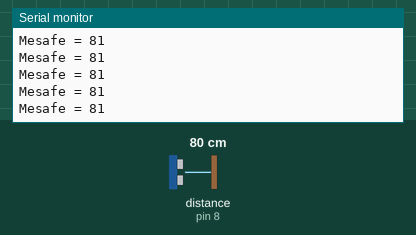
The sketch below on a simulated Arduino Uno, built with avr-gcc and run on an emulated ATmega328P. Shown: the last lines printed to the serial monitor. The test bench sets the inputs (shaded band); at power-on: distance to the obstacle (sensor on pin 8) 80 cm. The echo pulse lasts 58.3 µs per cm.

Above: at 1.2 s.
1.3 s: distance to the obstacle (sensor on pin 8) set to 2 cm
At 1.38 s:
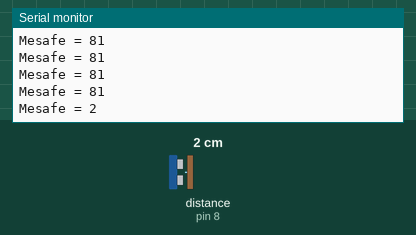
4.3 s: distance to the obstacle (sensor on pin 8) set to 4 cm
At 4.3 s:
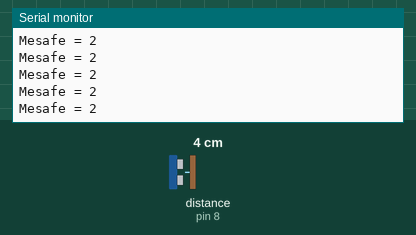
Timing chart, 0 to 7.3 s (numbered marks = the images above; inputs shaded):
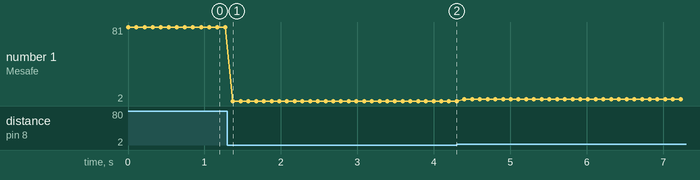

Measured:
- after the input at 1.3 s, the serial monitor: prints a new line after 0.07 s (image 1)
- plotted number 1: 81 → 2 after the input at 1.3 s, 2 → 4 after the input at 4.3 s

The sketch:

HCSR_04.ino
```cpp
#include "NewPing.h"

#define trig 9
#define echo 8

int distance;
NewPing sonar(trig, echo, 200);
void setup()
{
  Serial.begin (9600);
  pinMode(trig, OUTPUT);
  pinMode(echo, INPUT);
}

void loop()
{
  distance = sonar.ping_cm();
  Serial.print("Mesafe = ");
  Serial.println(distance);
  delay(100);
}
```
